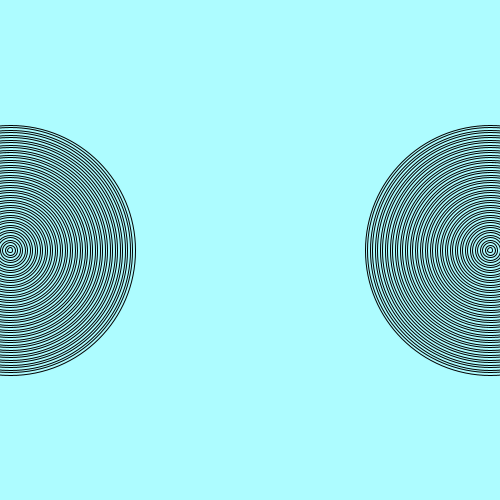
Frame 1 (no input)
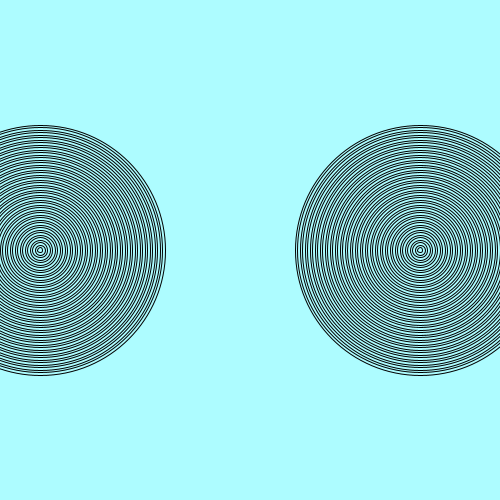
Frame 60 (the mouse pressed at the canvas centre just before this capture)
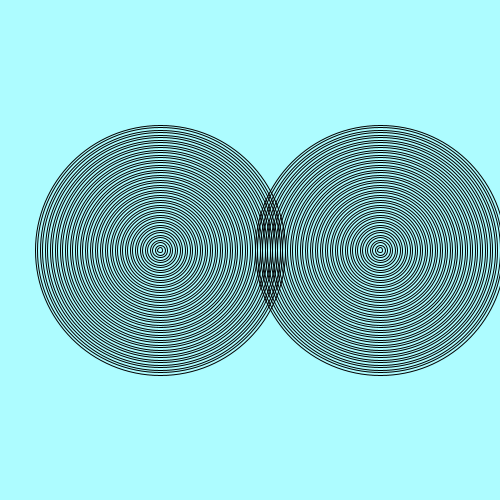
Frame 120 (the mouse held since frame 60 and released just before this capture)

The Processing sketch that drew these frames (run headless with seeded random() and noise(); from frame 60 on, the mouse is pressed at the canvas centre):

// Processing sketch: amazing_rings
// ── amazing_rings.pde

int speed = 10;
int x = 10;
int speed2 = 10;
int x2 = 490;
void setup() {
  
size(500,500);  

  
  
}

void draw() {

  

background(#ADFCFF);   
for (int i = 50; i > 0; i--) {
noFill();
ellipse(x,250,i*5,i*5);
}  

for (int i = 50; i > 0; i--) {
noFill();
ellipse(x2,250,i*5,i*5);
}  






if (x > width){
 speed = -speed;
}else if (x < 0){
 speed = -speed;
}
x += speed;




if (x2 > width){
 speed2 = -speed2;
}else if (x2 < 0){
 speed2 = -speed2;
}
x2 += speed2;

}  
  
  
  
  
  
  
  
  
